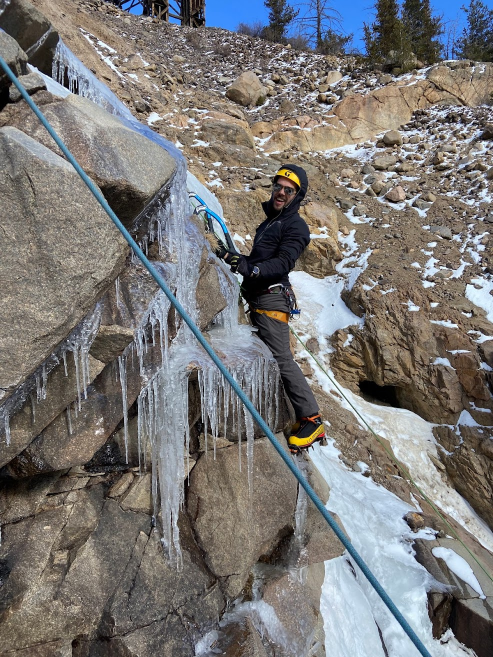
#> input picture raw_images/drytool.jpg, 986 x 1314 px (shown at 1/2 size); its folder holds only this picture in this run
$ python trial_many.py
#> lines starting #> are read from the running program, lines starting #| are printed output that depends on the picture
### image_processor.py
#!/usr/bin/env python3
# -*- coding: utf-8 -*-
"""
Created on Thu Jun 16 18:59:21 2022

@author: patricknormile
"""
import numpy as np
from PIL import Image
from pathlib import Path
from skimage import io
from sklearn.cluster import KMeans, SpectralClustering, Birch, MiniBatchKMeans
import matplotlib.pyplot as plt
from sklearn.preprocessing import MinMaxScaler
import os, sys


"""

To do - put in a space/color preprocessor
put in a space only processor & divide region into clusters & take avg color
by region
scale/unscale images for speed & granularity
make more flexible with other clustering algs that don't have labels & centers

"""

class ImageProcessor() :

    """
    preprocess an image for better speed in clustering algs
    """

    def __init__(self, image_path) :
        self.image_path = image_path
        self.image = io.imread(self.image_path)
        self.arrfit = None
        #self.altered_image_path = self.image_path.replace('raw_images',
        #                                                  'altered_images')

    # [19 lines left out: functions resize_image, unscale_image, not called in this run]


    def preprocess_color(self, image=None) :
        """
        general preprocessor for color (resize to matrix)
        """
        if image is None :
            image = self.image
        self.original_shape = image.shape
        self.arrfit = image.reshape((-1, 3))
        return self.arrfit

    # [18 lines left out: functions preprocess_color_space, show_image, not called in this run]


class ImageClusterer(ImageProcessor) :


    def cluster_image(self,alg,save_name=None,**kwargs) :
        if self.arrfit is None :
            self.preprocess_color(self.image)

        self.alg = alg(**kwargs)
        self.alg.fit(self.arrfit)
        labels = self.alg.labels_
        if 'cluster_centers_' in dir(self.alg) :
            centers = self.alg.cluster_centers_
        else :
            centers = [self.arrfit[labels==i,:3].mean(axis=0)
                       for i in np.unique(labels)]
        self.color_clustered = centers[labels][:,:3].reshape(self.original_shape)\
            .astype('uint8')

        pthobj = Path(self.image_path)
        if save_name is None :
            save_name = pthobj.stem + pthobj.suffix

        parent = pthobj.parent.parent
        self.altered_image_path = os.path.join(parent,
                                               'altered_images',
                                               save_name)
        io.imsave(self.altered_image_path,
                  self.color_clustered)


### trial_many.py
#!/usr/bin/env python3
# -*- coding: utf-8 -*-
"""
Created on Thu Jun 16 21:31:48 2022

@author: patricknormile
"""

import os, sys
from pathlib import Path
from image_processor import ImageClusterer as IC
from sklearn.cluster import KMeans, SpectralClustering, Birch, BisectingKMeans,\
    MiniBatchKMeans
import matplotlib.pyplot as plt
from sklearn.preprocessing import MinMaxScaler
from itertools import product

if __name__ == '__main__' :
    cwd_path = os.path.abspath('.')
    sys.path.append(cwd_path)

    raw_path = os.path.join(cwd_path , 'raw_images')
    raw_image_path = lambda x : os.path.join(raw_path, x)
    Path(os.path.join(cwd_path, 'altered_images')).mkdir(exist_ok=True)

    all_imgs = [*os.walk(raw_path)][0][2]
    all_k = [*range(2,25)]
    for i,k in product(all_imgs, all_k) :
        fname = i[:i.find('.jpg')]
        ic = IC(raw_image_path(i))
        ic.cluster_image(MiniBatchKMeans,
                         save_name=f"{fname}_mbkm_{k}.jpg",
                         n_clusters=k,
                         random_state=923829)
        print(f"ran {i} with {k} clusters")
#> this loop made 23 passes
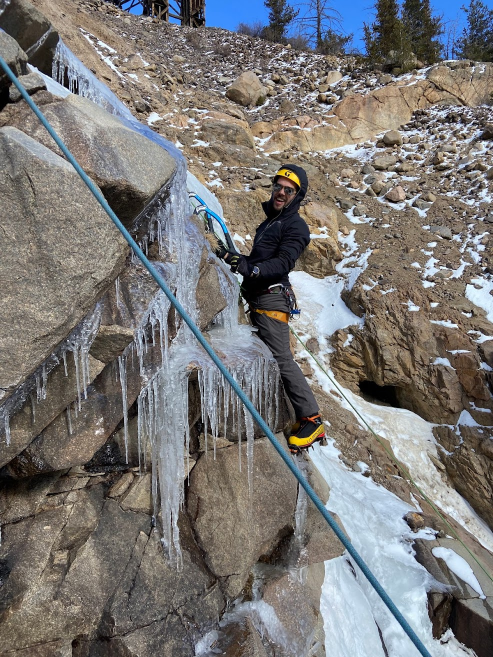
#> input picture raw_images/drytool.jpg, 986 x 1314 px (shown at 1/2 size)
#> pass 1, in cluster_image, `io.imsave(self.altered_image_path, self.color_clustered)`:
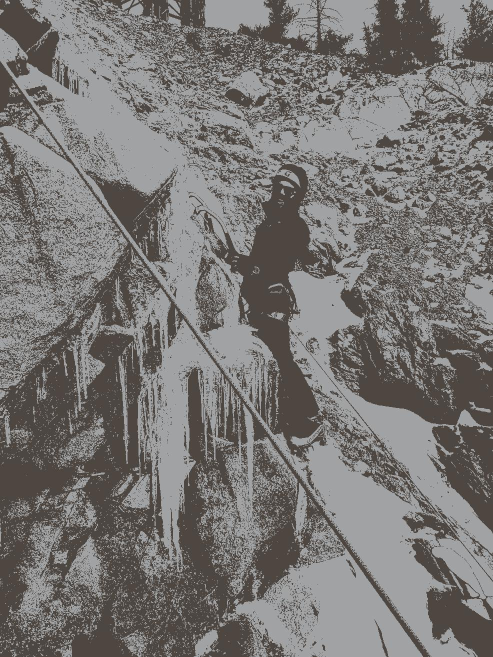
#> saved as drytool_mbkm_2.jpg: shape (1314, 986, 3) (shown at 1/2 size); mean R, G, B 121, 118.5, 116.7
#> pass 2, in cluster_image (call 2), `io.imsave(self.altered_image_path, self.color_clustered)`:
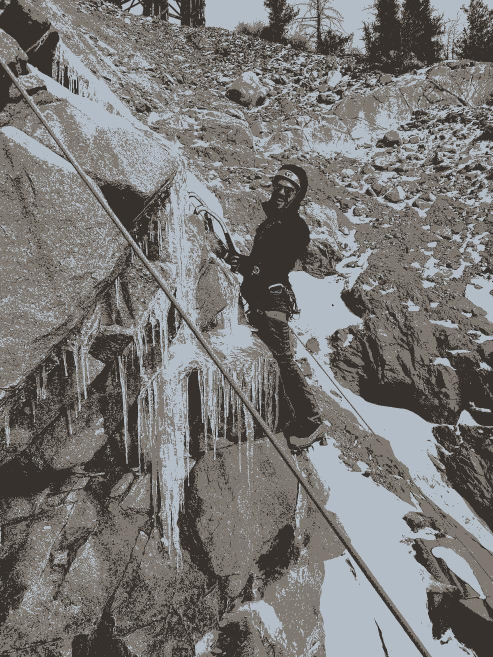
#> saved as drytool_mbkm_3.jpg: shape (1314, 986, 3) (shown at 1/2 size); mean R, G, B 120, 118.5, 116.9

$ run again, on raw_images/summerrmnp.jpg
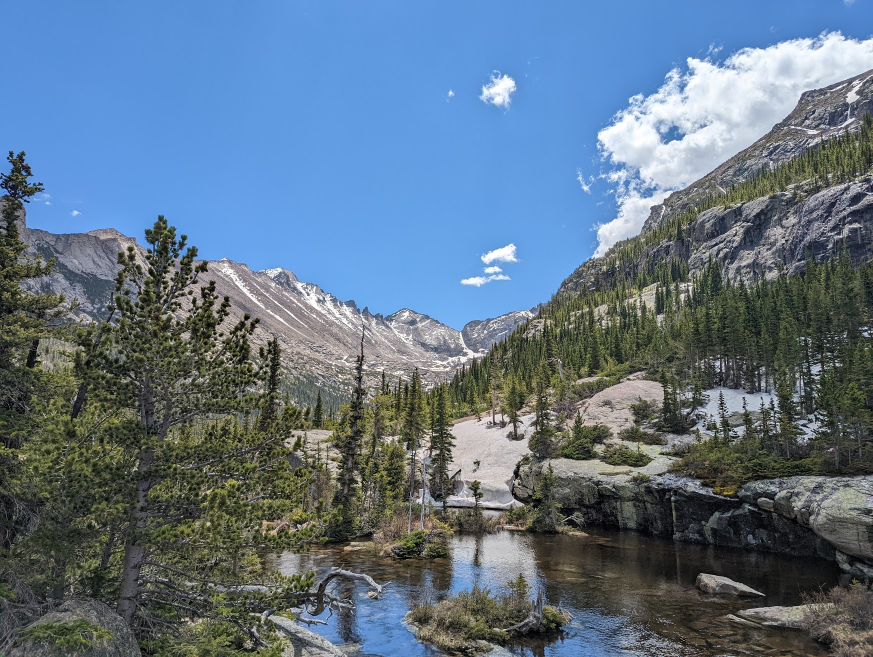
#> input picture raw_images/summerrmnp.jpg, 1745 x 1314 px (shown at 1/2 size)
#> the loop `for i,k in product(all_imgs, all_k) :` made 23 passes
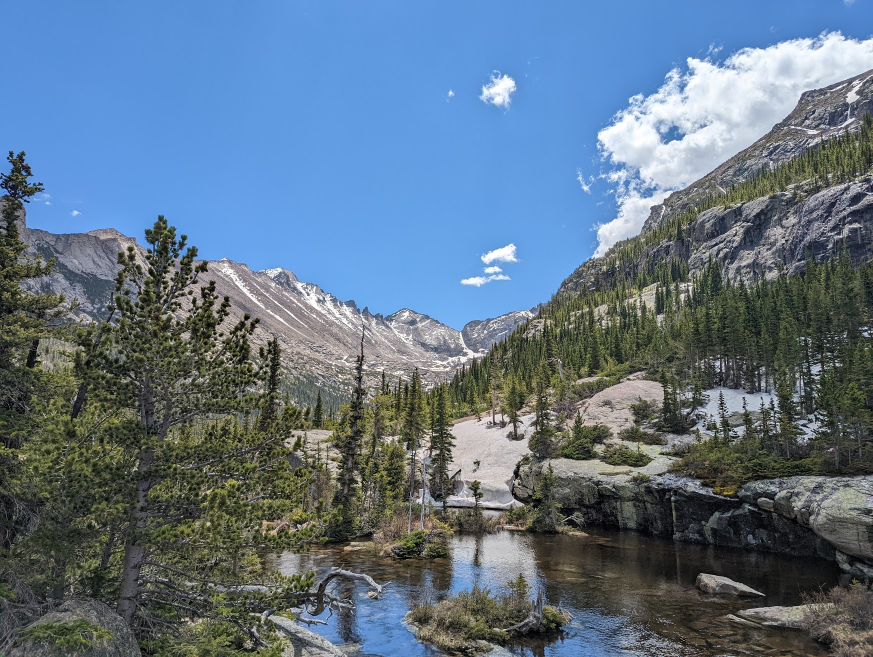
#> input picture raw_images/summerrmnp.jpg, 1745 x 1314 px (shown at 1/2 size)
#> pass 1, in cluster_image, `io.imsave(self.altered_image_path, self.color_clustered)`:
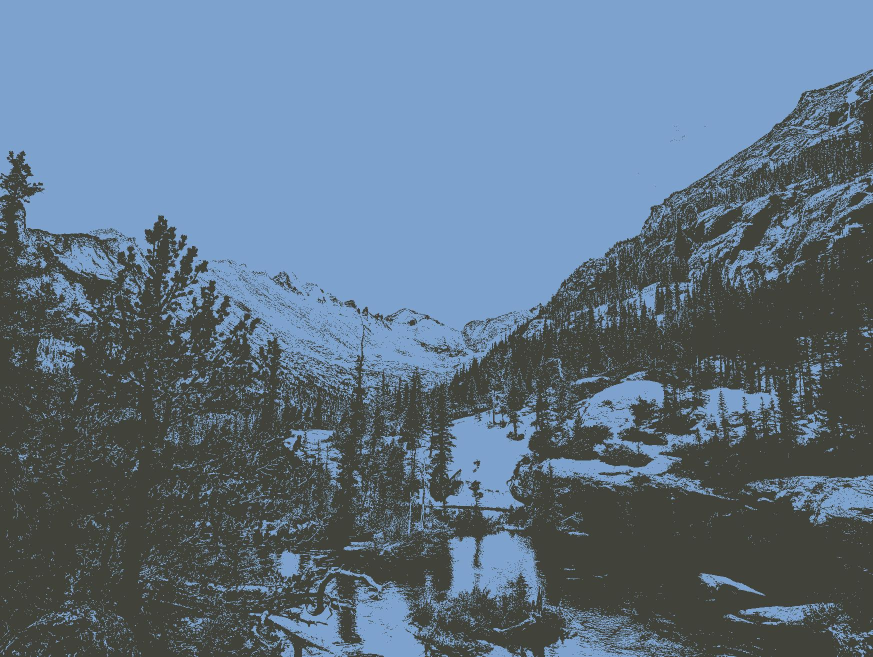
#> saved as summerrmnp_mbkm_2.jpg: shape (1314, 1745, 3) (shown at 1/2 size); mean R, G, B 96, 115.7, 134.4
#> pass 2, in cluster_image (call 2), `io.imsave(self.altered_image_path, self.color_clustered)`:
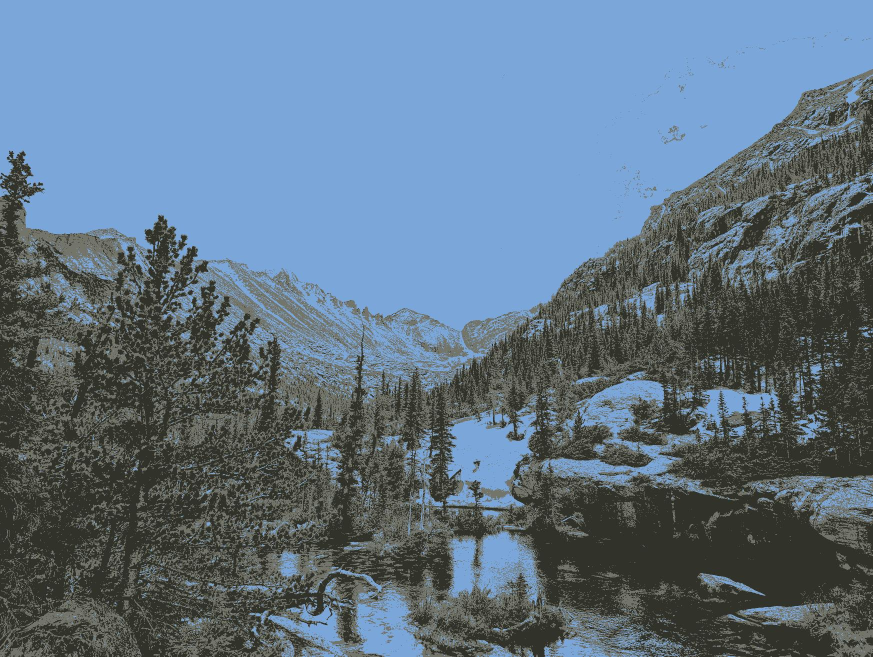
#> saved as summerrmnp_mbkm_3.jpg: shape (1314, 1745, 3) (shown at 1/2 size); mean R, G, B 96.1, 115.8, 133.5

$ run again, on raw_images/valleyrmnp.jpg
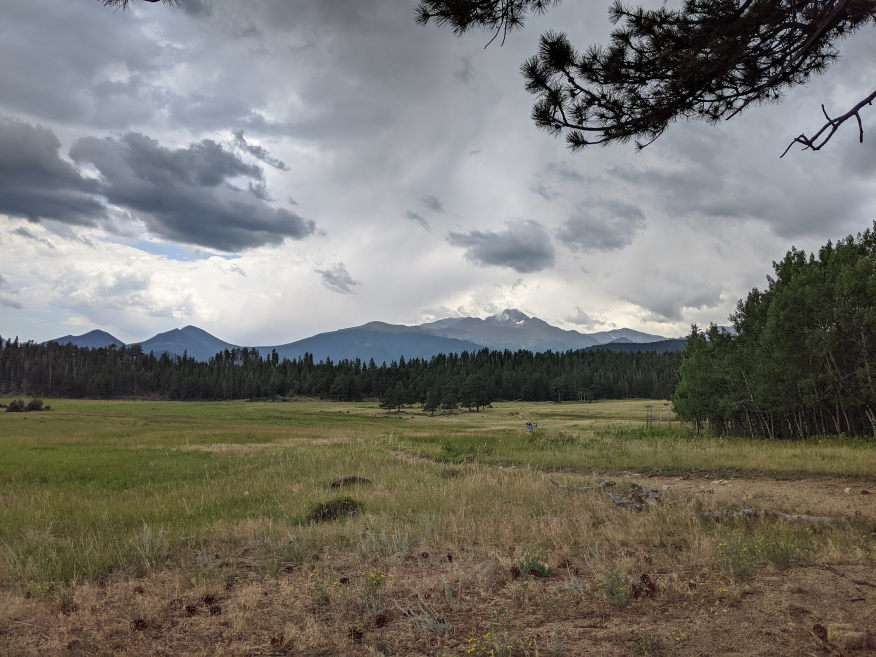
#> input picture raw_images/valleyrmnp.jpg, 1752 x 1314 px (shown at 1/2 size)
#> the loop `for i,k in product(all_imgs, all_k) :` made 23 passes
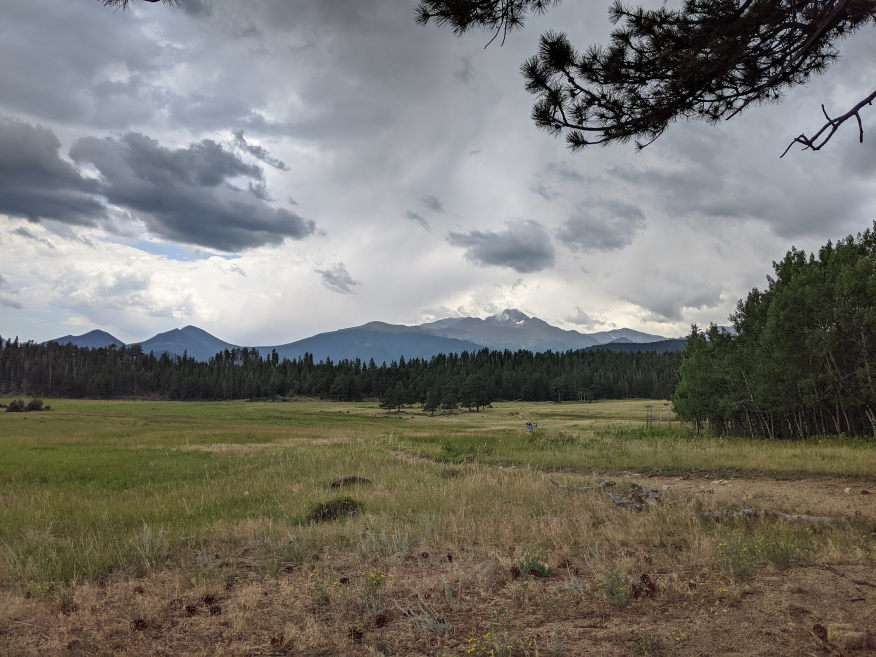
#> input picture raw_images/valleyrmnp.jpg, 1752 x 1314 px (shown at 1/2 size)
#> pass 1, in cluster_image, `io.imsave(self.altered_image_path, self.color_clustered)`:
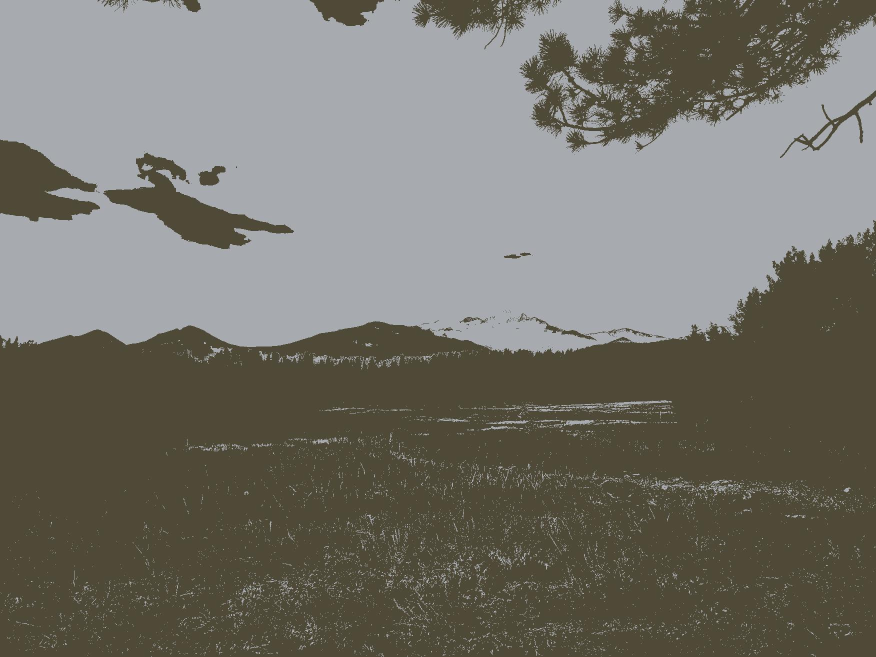
#> saved as valleyrmnp_mbkm_2.jpg: shape (1314, 1752, 3) (shown at 1/2 size); mean R, G, B 117.3, 115.4, 107.2
#> pass 2, in cluster_image (call 2), `io.imsave(self.altered_image_path, self.color_clustered)`:
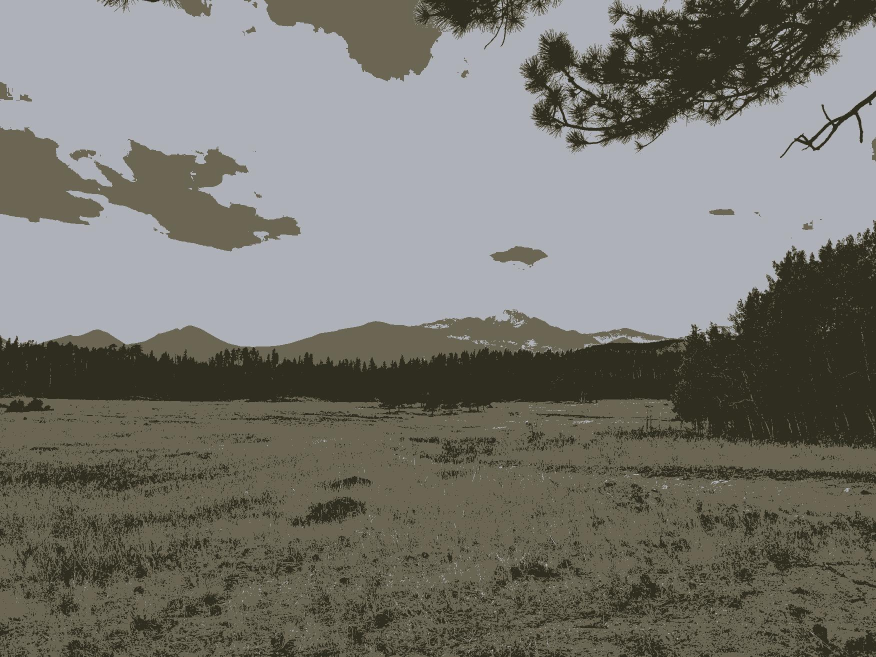
#> saved as valleyrmnp_mbkm_3.jpg: shape (1314, 1752, 3) (shown at 1/2 size); mean R, G, B 118.3, 117.3, 110.5
